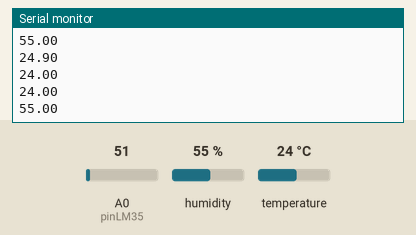
The sketch below on a simulated Arduino Uno, built with avr-gcc and run on an emulated ATmega328P. Shown: the last lines printed to the serial monitor. The test bench sets the inputs (shaded band); at power-on: humidity 55 %, A0 (pinLM35) = 51, temperature 24 °C.

Above: at 1.2 s.
1.3 s: humidity set to 22 %
At 1.47 s:
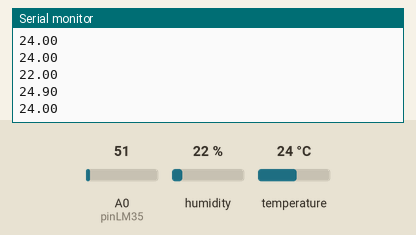
2.8 s: A0 (pinLM35) set to 61
At 2.94 s:
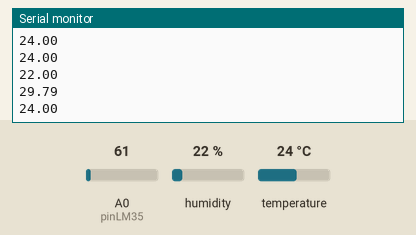
4.3 s: temperature set to 12 °C
At 4.4 s:
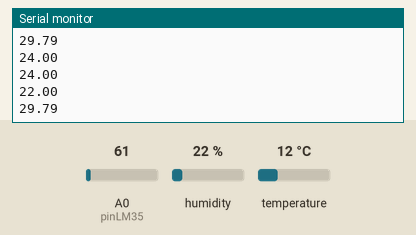
5.8 s: A0 (pinLM35) set to 71
At 5.87 s:
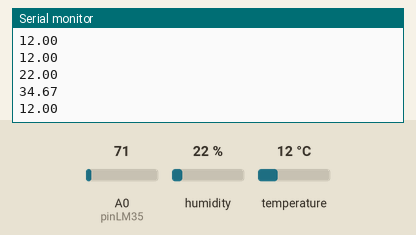
7.3 s: humidity set to 40 %
At 7.52 s:
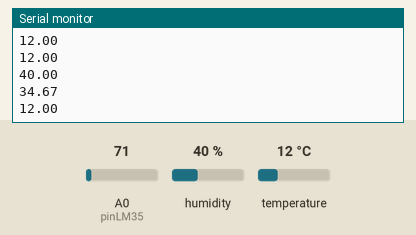
Timing chart, 0 to 9.8 s (numbered marks = the images above; inputs shaded):
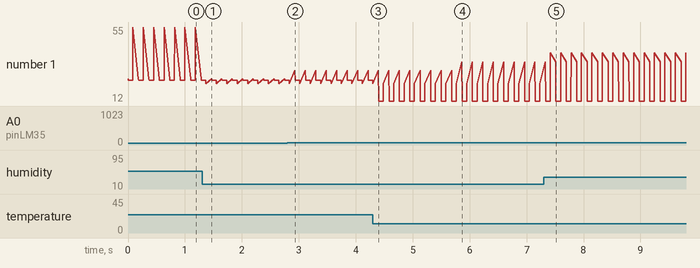

Measured:
- after the input at 1.3 s, the serial monitor: prints a new line after 0.07 s (image 1)
- after the input at 2.8 s, the serial monitor: prints a new line after 0.13 s (image 2)
- after the input at 5.8 s, the serial monitor: prints a new line after 0.07 s (image 4)
- after the input at 7.3 s, the serial monitor: prints a new line after 0.11 s (image 5)
- plotted number 1: 22 → 40 after the input at 7.3 s

The sketch:

Psicometria.ino
```cpp
#include <Adafruit_AHTX0.h>
#include <Wire.h>
#include <Adafruit_MPL3115A2.h>
Adafruit_MPL3115A2 baro;
Adafruit_AHTX0 aht;
float tempLM35;
float tempOtro;
int pinLM35=0;

void setup() {
  // put your setup code here, to run once:
  Serial.begin(115200);
  aht.begin();
  baro.begin();
}

void loop() {
  // put your main code here, to run repeatedly:
  tempLM35 = analogRead(pinLM35);
  tempLM35=(5.0*tempLM35*100.0)/1024;
  Serial.println(tempLM35);

  float temperature_mpl = baro.getTemperature();
  Serial.println(temperature_mpl);

  sensors_event_t humidity, temp;
  aht.getEvent(&humidity, &temp);// populate temp and humidity objects with fresh data
  Serial.println(temp.temperature);
  Serial.println(humidity.relative_humidity); Serial.print("\n");

  delay(100);
}
```
